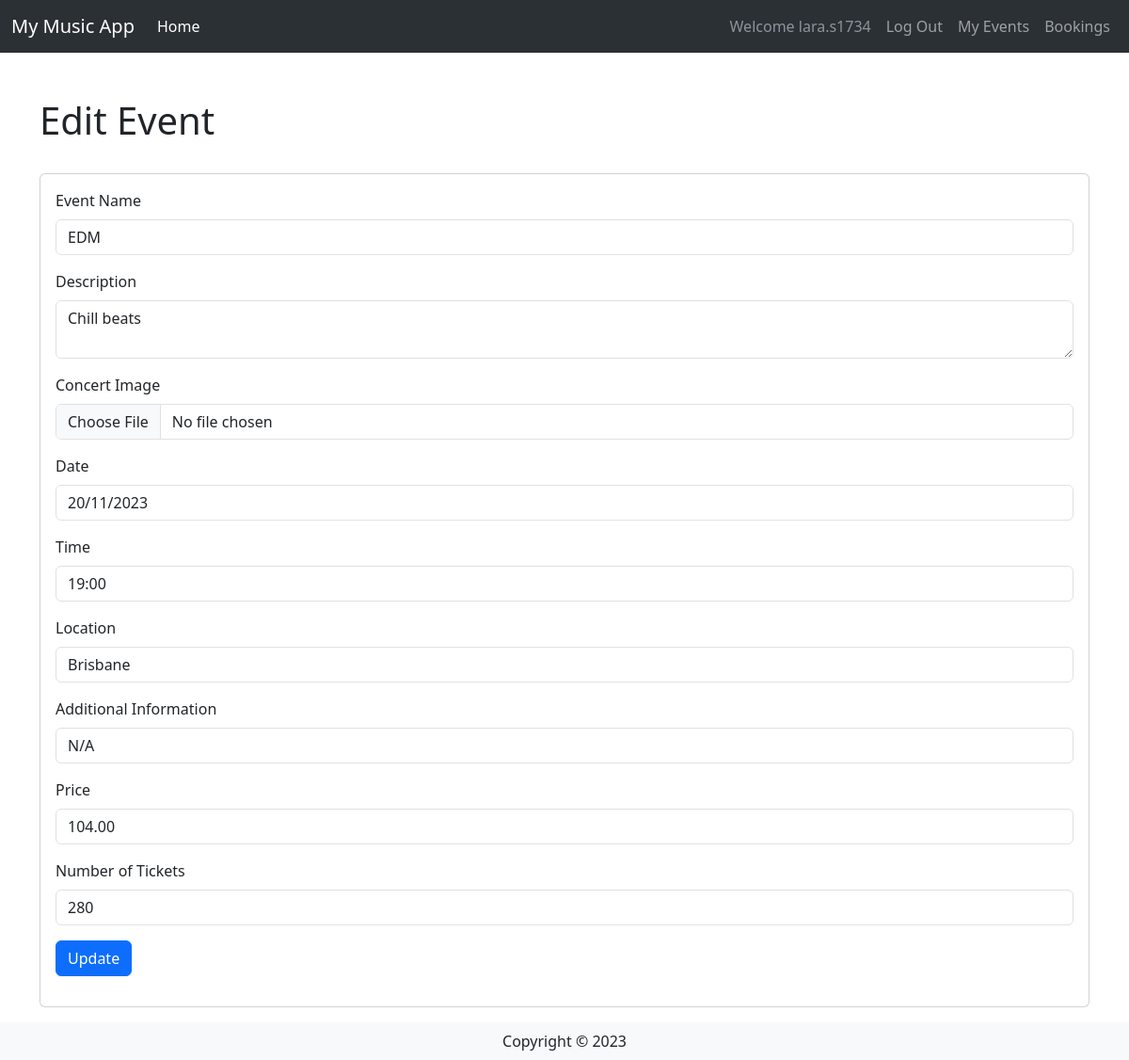
/events/3/edit (signed in), run on the app's committed database.
### website/models.py (models this page shows, shortened)
class User(db.Model,UserMixin):
    __tablename__ = 'User' # good practice to specify table name
    id = db.Column(db.Integer, primary_key=True)
    UserName = db.Column(db.String(100), index=True, unique=True, nullable=False)
    UserEmail = db.Column(db.String(100), index=True, nullable=False)
    UserPass_hash = db.Column(db.String(255), nullable=False)
    Phone_Num = db.Column(db.NUMERIC(20), nullable=False)
    Comments = db.relationship('Comment', backref='user')

class Concert(db.Model):
    __tablename__ = 'Event'
    id = db.Column(db.Integer, primary_key=True)
    EventName = db.Column(db.String(80))
    EventDesc = db.Column(db.String(200))
    EventImage = db.Column(db.String(400))
    EventDate = db.Column(db.String(100))
    EventLocation = db.Column(db.String(100))
    EventInfo = db.Column(db.String(200))
    EventPrice = db.Column(db.DECIMAL(9, 2))
    EventStatus = db.Column(db.String(20))
    EventTicketCount = db.Column(db.Integer)
    UserId = db.Column(db.Integer, db.ForeignKey('User.id'))
    userCreator = db.relationship('User', backref='events_created')
    EventTime = db.Column(db.String(100))
    Comments = db.relationship('Comment', backref='concert')

### website/events.py (the view, shortened to what this page needs)
@my_events_bp.route('/<int:id>/edit', methods=['GET', 'POST'])
@login_required
def edit_event(id):
    event = Concert.query.get(id)
    form = UpdateConcertForm(obj=event)
    return render_template('user/eventsedit.html', form=form, event=event)

### website/forms.py
class UpdateConcertForm(FlaskForm):
  EventName = StringField('Event Name', validators=[InputRequired()])
  EventDesc = TextAreaField('Description', validators = [InputRequired()])
  EventImage = FileField('Concert Image', validators=[
    FileRequired(message='Image cannot be empty'),
    FileAllowed(ALLOWED_FILE, message='Only supports PNG, JPG, png, jpg')])
  EventDate = StringField('Date', validators=[InputRequired()])
  EventTime = StringField('Time', validators=[InputRequired()])
  EventLocation = StringField('Location', validators=[InputRequired()])
  EventInfo = StringField('Additional Information', validators=[InputRequired()])
  EventPrice = StringField('Price', validators=[InputRequired()])
  EventTicketCount = StringField('Number of Tickets', validators=[InputRequired()])
  submit = SubmitField("Update")

### website/templates/user/eventsedit.html (shortened to what this page needs)
{% extends 'base.html' %}
{% from 'bootstrap5/form.html' import render_form %}
{% block content %}
<div class="container">
    <div class="row mt-5 mb-3">
        <div class="col-md-12">
            <h1 class="mb-0">Edit Event</h1>
        </div>
    </div>
    <div class="row">
        <div class="col-md-12">
            <div class="card my-3">
                <div class="card-body">
                    {{ render_form(form) }}
                </div>
            </div>
        </div>
    </div>
</div>
{% endblock %}

### website/templates/base.html (shortened to what this page needs)
<html>
  <head>
    <link
      href="https://cdn.jsdelivr.net/npm/bootstrap@5.3.0-alpha3/dist/css/bootstrap.min.css"
      rel="stylesheet"
    />
  </head>
  <body>
    <headerclass="bg-light border-bottom">
      <nav
        data-bs-theme="dark"
        class="navbar bg-primary navbar-expand-lg bg-body-tertiary"
      >
        <div class="container-fluid">
          <a class="navbar-brand" href="/">My Music App</a>
          <div class="collapse navbar-collapse" id="navbarSupportedContent">
            <ul class="navbar-nav me-auto mb-2 mb-lg-0">
              <li class="nav-item">
                <a class="nav-link active" aria-current="page" href="/">Home</a>
              </li>
            </ul>
            <div class="navbar-nav ml-auto">
              {% if current_user.is_authenticated %}
              <a class="nav-item nav-link disabled text-muted" href="#"
                >Welcome {{current_user.UserName}}</a
              >
              <a class="nav-item nav-link" href="{{ url_for('auth.logout') }}"
                >Log Out</a
              >
              {% endif %}
              <a class="nav-item nav-link" href="{{ url_for('events.events') }}">My Events</a>
              <a class="nav-item nav-link" href="{{ url_for('userbooking.userbookings') }}">Bookings</a>
            </div>
          </div>
        </div>
      </nav>
    {% block content %} {% endblock %}
    <footer class="footer">
      <div class="text-center py-2 bg-light">
        <span class="text-dark">Copyright &copy; {{year}}</span>
      </div>
    </footer>
  </body>
</html>

### data on the page
User: UserName "lara.s1734"
Concert: EventName "EDM", EventDesc "Chill beats", EventDate "20/11/2023", EventTime "19:00", EventLocation "Brisbane", EventInfo "N/A", EventPrice "104.00", EventTicketCount "280"
